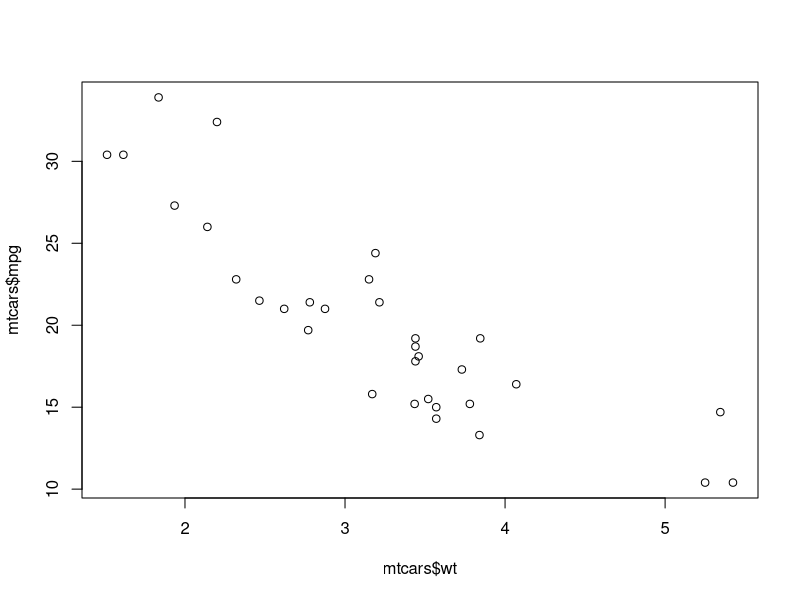
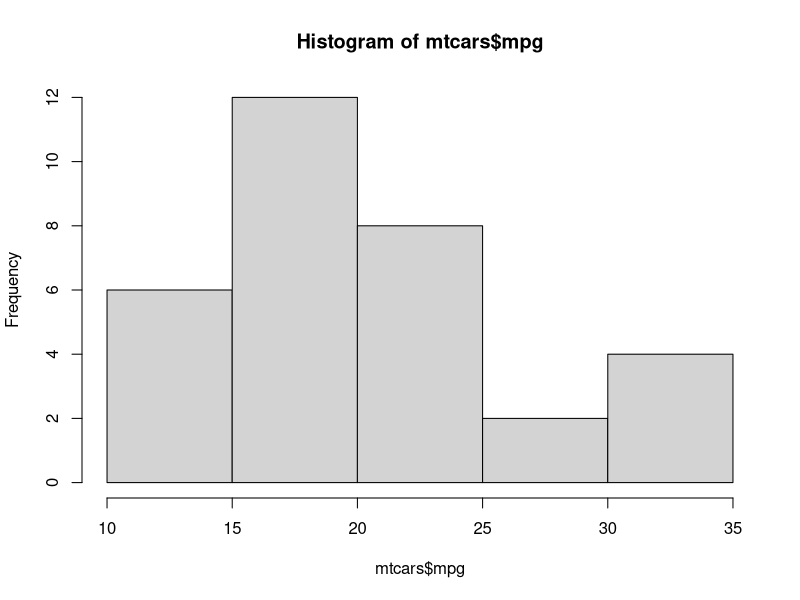
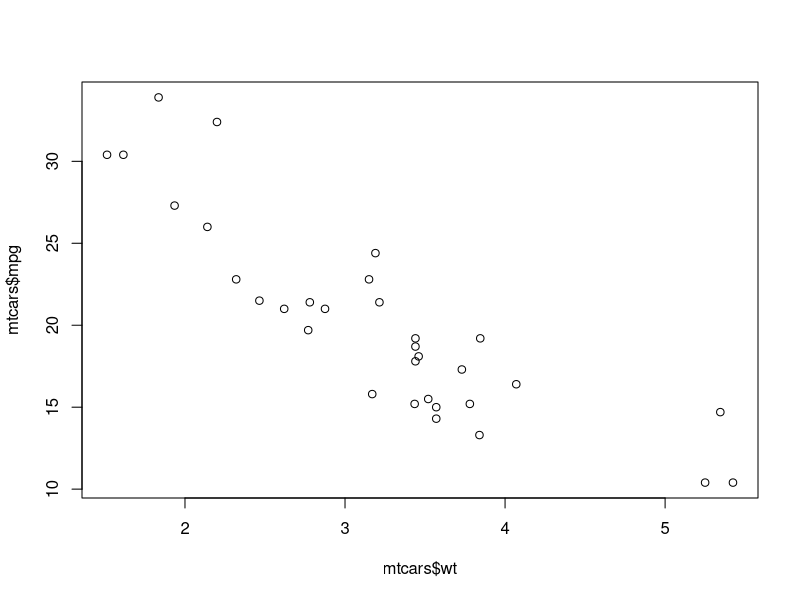

These charts were generated, in order, by the following R code:
 plot(mtcars$mpg ~ mtcars$wt)
#This is a sample R Script for exercise in Git

#Load documentation from R's pre-loaded dataset
#Documentation appears in the help pane on RStudio
?mtcars

#Inspect the dataset in a view pane
View(mtcars)

#Calculate the average mpg of all cars in this dataset
mean(mtcars$mpg)

#Create a histogram for mpg variable in mtcars
hist(mtcars$mpg)
plot(mtcars$mpg ~ mtcars$wt)

#Add some more code below as instructed, then commit to your repository